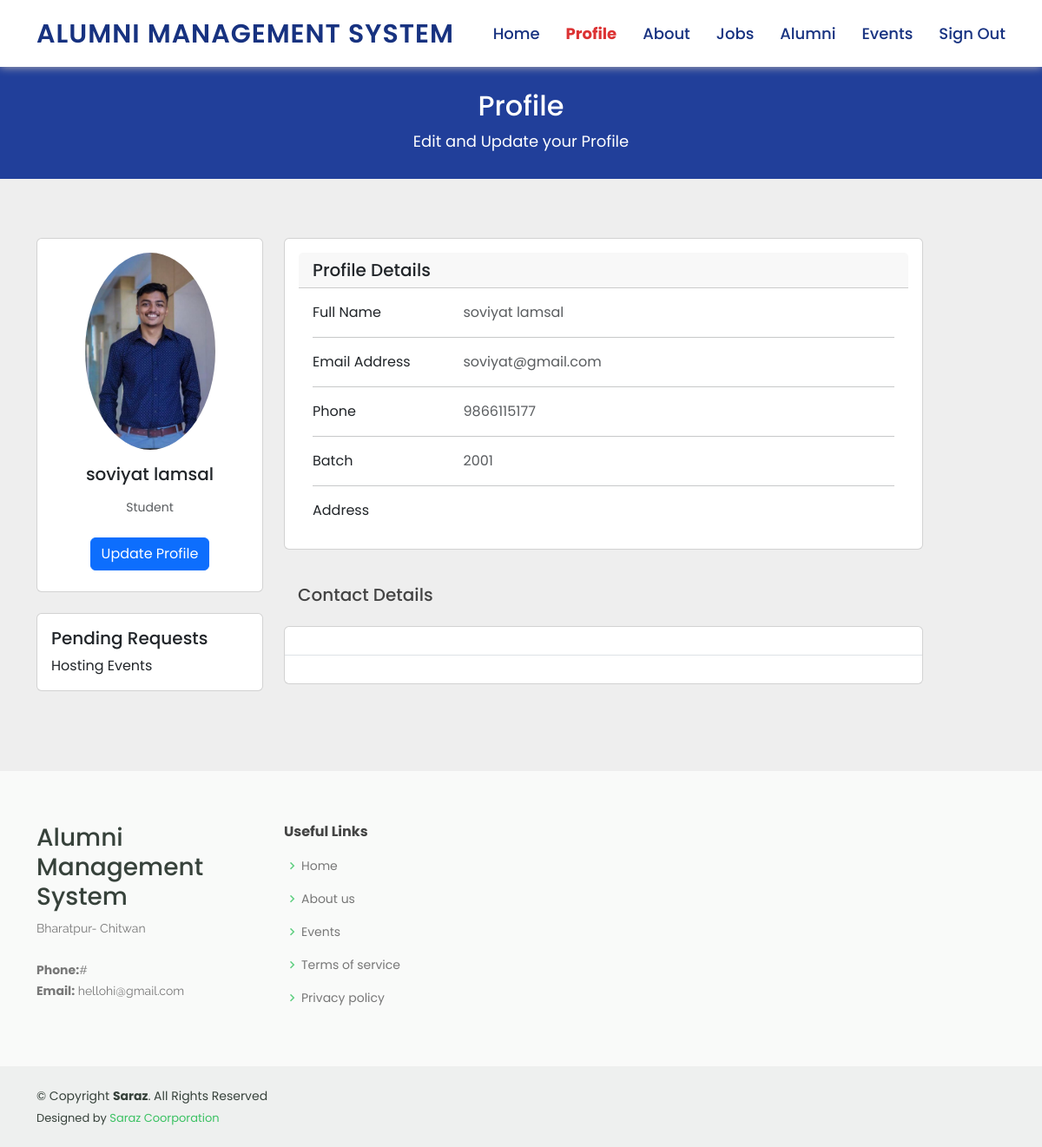
/profile.php (signed in), run on the app's committed database.
### tables this page shows
CREATE TABLE `users` (
  `user_id` int(30) NOT NULL,
  `firstname` varchar(200) NOT NULL,
  `lastname` varchar(200) NOT NULL,
  `email` varchar(200) NOT NULL,
  `phone_number` varchar(15) DEFAULT NULL,
  `password` varchar(100) DEFAULT NULL,
  `role` varchar(10) NOT NULL,
  `gender` varchar(10) NOT NULL,
  `enrollment_year` year(4) DEFAULT NULL,
  `passout_year` year(4) DEFAULT NULL,
  `adddress` varchar(250) DEFAULT NULL,
  `college` varchar(250) DEFAULT NULL,
  `university` varchar(250) DEFAULT NULL,
  `faculty` varchar(250) DEFAULT NULL,
  `work` varchar(250) DEFAULT NULL,
  `user_image` varchar(255) DEFAULT '2.png',
  `date_created` date NOT NULL DEFAULT current_timestamp(),
  `scmedia1` varchar(500) DEFAULT NULL,
  `scmedia2` varchar(500) DEFAULT NULL
);

### profile.php (the view, shortened to what this page needs)
<?php
include 'head/header.php';
include 'config/db.php';
$sql = "SELECT * FROM users where email='" . $_SESSION['email'] . " ' ";
$result = $conn->query($sql);
$row = $result->fetch_assoc();
?>
<main id="main">
  <div class="breadcrumbs" data-aos="fade-in">
    <div class="container">
      <h2>Profile</h2>
      <p>Edit and Update your Profile </p>
    </div>
  </div>
  <section style="background-color: #eee;">
    <div class="container py-5" data-aos="fade-up">
      <div class="row">
        <div class="col-lg-4">
          <div class="card mb-4">
            <div class="card-body text-center">
              <img src="upload_images/<?= $row["user_image"] ?>" alt="avatar" class="rounded-circle img-fluid" style="width: 150px;">
              <h5 class="my-3"><?= $row["firstname"] ?> <?= $row["lastname"] ?></h5>
              <p class="text-muted mb-1 small"><?= $row["role"] ?></p>
              <div class="d-flex justify-content-center mb-2">
              <a href="edit-profile.php" style="color: white;"> <button type="button" class="btn btn-primary" >Update Profile</button></a>
              </div>
            </div>
          </div>
          <div class="card mb-4">
            <div class="card-body">
            <h5 class="card-title">Pending Requests</h5>
               <p class="card-text">Hosting  Events</p> </div>
          </div>
        </div>
        <div class="col-lg-8">
          <div class="card mb-4">
            <div class="card-body">
            <h5 class="card-header">Profile Details</h5>
            <div class="card-body">
              <div class="row">
                <div class="col-sm-3">
                  <p class="mb-0">Full Name</p>
                </div>
                <div class="col-sm-9">
                  <p class="text-muted mb-0"><?= $row["firstname"] ?> <?= $row["lastname"] ?></p>
                </div>
              </div>
              <hr>
              <div class="row">
                <div class="col-sm-3">
                  <p class="mb-0">Email Address</p>
                </div>
                <div class="col-sm-9">
                  <p class="text-muted mb-0"><?= $row["email"] ?> </p>
                </div>
              </div>
              <hr>
              <div class="row">
                <div class="col-sm-3">
                  <p class="mb-0">Phone</p>
                </div>
                <div class="col-sm-9">
                  <p class="text-muted mb-0"><?= $row["phone_number"] ?> </p>
                </div>
              </div>
              <hr>
              <div class="row">
                <div class="col-sm-3">
                  <p class="mb-0">Batch</p>
                </div>
                <div class="col-sm-9">
                  <p class="text-muted mb-0"><?= $row["enrollment_year"] ?> </p>
                </div>
              </div>
              <hr>
              <div class="row">
                <div class="col-sm-3">
                  <p class="mb-0">Address</p>
                </div>
                <div class="col-sm-9">
                </div>
              </div>
             </div>
          </div>
          </div>
          <div class="card-body">
          <div class="list-group-item d-flex justify-content-between align-items-center p-3">
            <h5>Contact Details</h5>
          </div>
          <div class="card mb-4 mb-lg-0">
            <div class="card-body p-0">
              <ul class="list-group list-group-flush rounded-3">
                <li class="list-group-item d-flex justify-content-between align-items-center p-3">
                </li>
                <li class="list-group-item d-flex justify-content-between align-items-center p-3">
                </li>
              </ul>
            </div>
          </div>
          </div>
              </div>
      </div>
    </div>
  </section>
</main>
<?php include('head/footer.php') ?>

### assets/css/style.css (style rules this page uses)
* { font-family: "Poppins", sans-serif; }
body { color: #444444; }
a { color: #5fcf80; text-decoration: none; }
section { padding: 20px 0; overflow: hidden; }
.breadcrumbs { margin-top: 73px; text-align: center; background-color:#213f9a; ; padding: 30px 0; color: #fff; }
.breadcrumbs h2 { font-size: 32px; font-weight: 500; }
.breadcrumbs p { font-size: 18px; margin-bottom: 0; }

### data on the page
users: user_image (picture), firstname "soviyat", lastname "lamsal", role "Student", email "soviyat@gmail.com", phone_number "9866115177", enrollment_year "2001"
